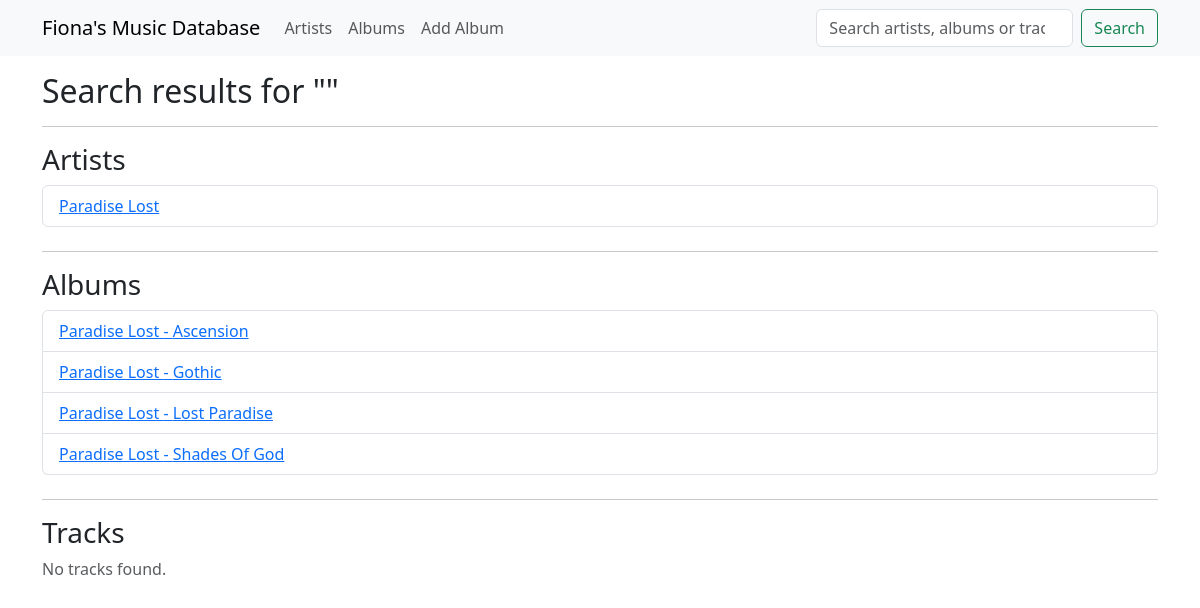
The page /search on the database as committed earlier.
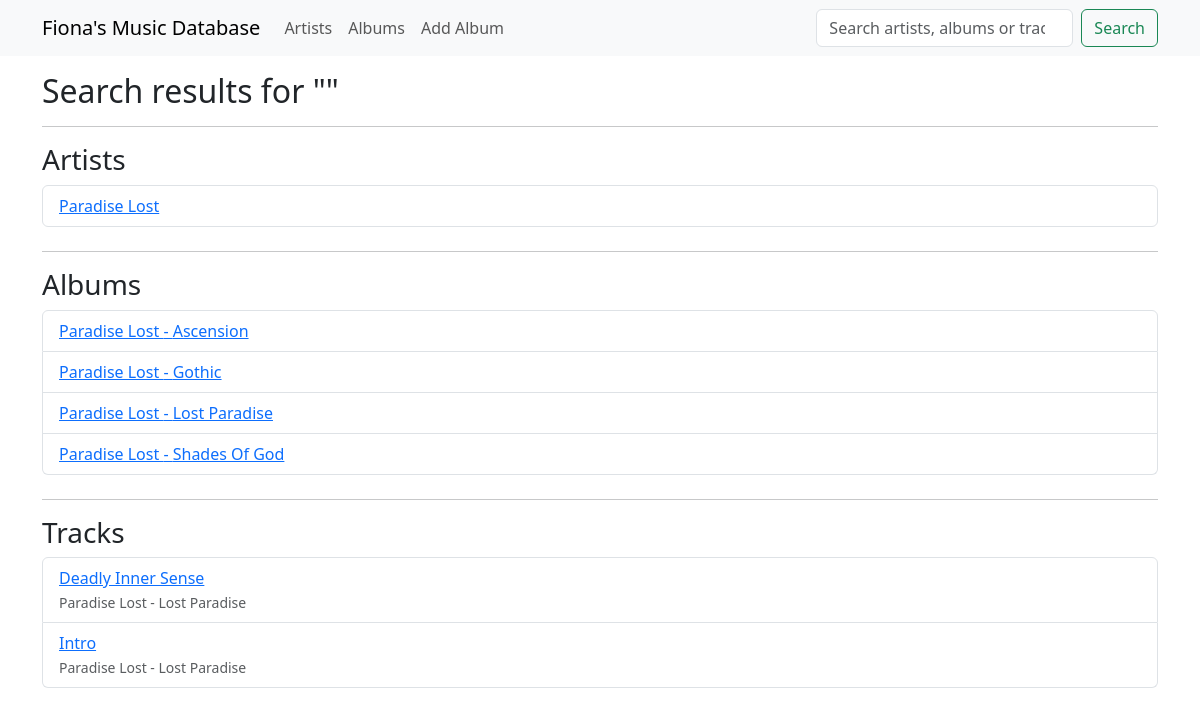
The same page on the database as committed later.
### app/models.py (models this page shows)
class Artists(db.Model):
    __tablename__ = "artists"
    id: so.Mapped[int] = so.mapped_column(primary_key=True)
    name: so.Mapped[str] = so.mapped_column(sa.String(128), index=True, unique=True)
    country: so.Mapped[Optional[str]] = so.mapped_column(sa.String(64))
    year_of_founding: so.Mapped[Optional[int]] = so.mapped_column(
        sa.Integer, index=True
    )
    notes: so.Mapped[Optional[str]] = so.mapped_column(sa.String(256))
    albums: so.Mapped[list["Albums"]] = so.relationship(back_populates="artist")

class Albums(db.Model):
    __tablename__ = "albums"
    id: so.Mapped[int] = so.mapped_column(primary_key=True)
    artist_id: so.Mapped[int] = so.mapped_column(sa.ForeignKey(Artists.id), index=True)
    discogs_id: so.Mapped[Optional[int]] = so.mapped_column(sa.Integer, unique=True)
    title: so.Mapped[str] = so.mapped_column(sa.String(64), index=True)
    year: so.Mapped[Optional[int]] = so.mapped_column(sa.Integer)
    format: so.Mapped[FormatEnum] = so.mapped_column(
        sa.Enum(FormatEnum, name="format_enum")
    )
    label: so.Mapped[Optional[str]] = so.mapped_column(sa.String(64))
    cover_path: so.Mapped[Optional[str]] = so.mapped_column(sa.String(128))
    notes: so.Mapped[Optional[str]] = so.mapped_column(sa.String(256))
    artist: so.Mapped["Artists"] = so.relationship(back_populates="albums")
    tracks: so.Mapped[list["Tracks"]] = so.relationship(
        back_populates="album", cascade="all, delete-orphan"
    )
    genres: so.Mapped[list["Genres"]] = so.relationship(
        secondary=album_genres, back_populates="albums"
    )

class Tracks(db.Model):
    __tablename__ = "tracks"
    id: so.Mapped[int] = so.mapped_column(primary_key=True)
    album_id: so.Mapped[int] = so.mapped_column(sa.ForeignKey(Albums.id), index=True)
    title: so.Mapped[str] = so.mapped_column(sa.String(128), index=True)
    track_number: so.Mapped[int] = so.mapped_column(sa.Integer, index=True)
    duration_seconds: so.Mapped[int] = so.mapped_column(sa.Integer)
    album: so.Mapped["Albums"] = so.relationship(back_populates="tracks")

### app/main/routes.py (the view)
@bp.route("/search", methods=["GET", "POST"])
def search():
    query = request.args.get("q", "").strip()
    limit = Config.SEARCH_LIMIT
    artists = (
        db.session.query(Artists)
        .filter(Artists.name.ilike(f"%{query}%"))
        .order_by(Artists.name)
        .limit(limit)
        .all()
    )
    albums = (
        db.session.query(Albums)
        .options(selectinload(Albums.artist), selectinload(Albums.genres))
        .join(Artists)
        .outerjoin(Albums.genres)
        .filter(
            or_(
                Albums.title.ilike(f"%{query}%"),
                Artists.name.ilike(f"%{query}%"),
                Albums.genres.any(Genres.name.ilike(f"%{query}%")),
                sa.cast(Albums.year, sa.String).ilike(f"%{query}%"),
                sa.cast(Albums.format, sa.String).ilike(f"%{query}%"),
            )
        )
        .distinct()
        .order_by(Albums.title.ilike(f"{query}%").desc(), Albums.title)
        .limit(limit)
        .all()
    )
    tracks = (
        db.session.query(Tracks)
        .options(selectinload(Tracks.album).selectinload(Albums.artist))
        .join(Albums)
        .join(Artists)
        .filter(
            or_(
                Tracks.title.ilike(f"%{query}%"),
                Albums.title.ilike(f"%{query}%"),
                Artists.name.ilike(f"%{query}%"),
            )
        )
        .order_by(Tracks.title)
        .limit(limit)
        .all()
    )
    if not any([artists, albums, tracks]):
        flash("No results found.")
    return render_template(
        "search_results.html",
        query=query,
        artists=artists,
        albums=albums,
        tracks=tracks,
    )

### app/templates/search_results.html
{% extends "base.html" %} {% block content %}
<h2>Search results for "{{ query }}"</h2>
<hr />
<h3>Artists</h3>
{% if artists %}
<ul class="list-group mb-4">
  {% for artist in artists %}
  <li class="list-group-item">
    <a href="{{ url_for('main.artist_details', artist_id=artist.id) }}"
      >{{ artist.name }}</a
    >
  </li>
  {% endfor %}
</ul>
{% else %}
<p class="text-muted">No artists found.</p>
{% endif %}
<hr />
<h3>Albums</h3>
{% if albums %}
<ul class="list-group mb-4">
  {% for album in albums %}
  <li class="list-group-item">
    <a href="{{ url_for('main.album_details', album_id=album.id) }}"
      >{{ album.artist.name }} - {{ album.title }}</a
    >
  </li>
  {% endfor %}
</ul>
{% else %}
<p class="text-muted">No albums found.</p>
{% endif %}
<hr />
<h3>Tracks</h3>
{% if tracks %}
<ul class="list-group">
  {% for track in tracks %}
  <li class="list-group-item">
    <a href="{{ url_for('main.album_details', album_id=track.album.id) }}"
      >{{ track.title }}</a
    >
    <br />
    <small class="text-muted">
      {{ track.album.artist.name }} - {{ track.album.title }}
    </small>
  </li>
  {% endfor %}
</ul>
{% else %}
<p class="text-muted">No tracks found.</p>
{% endif %} {% endblock %}

Rows that differ between the two databases and show on the page:
added Tracks: title "Deadly Inner Sense", album.artist.name "Paradise Lost", album "Lost Paradise"
added Tracks: title "Intro", album.artist.name "Paradise Lost", album "Lost Paradise"
Other text that changed with them:
text no longer shown: "No tracks found."
